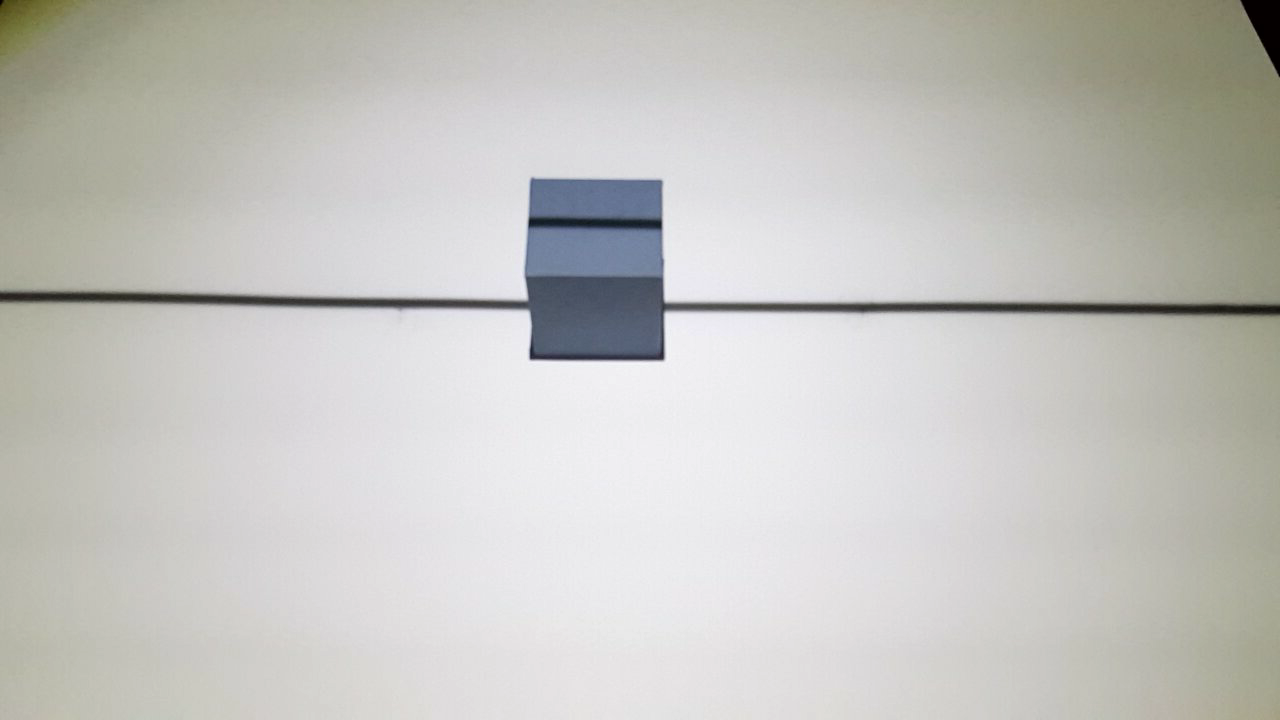
#> input picture data/cube.png, 1280 x 720 px
$ python edge_detection.py --path ../data/cube.png
#> lines starting #> are read from the running program, lines starting #| are printed output that depends on the picture; after the words box and inside, x2 and y2 are one past the last pixel; in counts of white or black regions, pixels touching at a corner belong together
import os
import math
import argparse
import cv2 as cv
import numpy as np


def extract_shadow_points(img, high_thresh, low_thresh, dilate, erode, after_canny=None, after_dilate=None):
    # Size of the Sobel kernel used to compute the derivatives in the Canny edge detector
    aperture = 3

    # Apply Canny edge detector
    img_canny = after_canny
    if after_dilate is None and after_canny is None:
        img_canny = cv.Canny(img, low_thresh, high_thresh,
                             apertureSize=aperture)

    # Dilate with a square kernel of size "dilate", in attempt to join both edges of the shadow
    img_dilated = after_dilate
    if after_dilate is None:
        img_dilated = cv.morphologyEx(
            img_canny, cv.MORPH_DILATE, np.ones((dilate, dilate)))

        # Erode with a square kernel of size "erode", in attempt to remove every white pixel, except for the ones in the center of the shadow
    img_morph = cv.morphologyEx(img_dilated, cv.MORPH_ERODE,
                                np.ones((erode, erode)))

    # Apply a dilation operation to the center of the shadow obtained in the previous step. The kernel
    # used is a square kernel, larger than the used in the previous dilate operation by 1, with only
    # the elements of the bottom half of the kernel set to 1, and the rest to 0.
    #
    # Example:
    # 0 0 0        0 0 0 0
    # 0 0 0   or   0 0 0 0
    # 1 1 1        1 1 1 1
    #              1 1 1 1
    #
    # Applying this dilation results in the "growth" of the detected line upwards.
    kernel_size = dilate + 1

    # Obtain kernel
    kernel = np.zeros((kernel_size, kernel_size), dtype=np.uint8)
    kernel[int(kernel_size/2):, :] = 1

    # Compute dilation with the obtained kernel
    img_dilate_up = cv.morphologyEx(img_morph, cv.MORPH_DILATE, kernel)

    # Compute the final result by considering only the pixels that are both white in the original output
    # of the canny edge detector and white in the image obtained in the previous step. This selects pixels
    # that are from the "top" edge of the shadow,
    # which are the extracted shadow points used in later stages.
    final_res = cv.bitwise_and(img_canny, img_dilate_up)

    return final_res, img_dilate_up, img_morph, img_dilated, img_canny


# [82 lines left out: functions remove_unconnected_points, evaluate, extract_shadow_points_auto, not called in this run]


######
##
# Auxiliary functions for manually tweaking the hyperparameters, using trackbars
##
######
edge_detection_window = 'Step 1. Canny edge detector'
morph_window = 'Step 2. Dilate -> Erode'
dilate_up_window = 'Step 3. Dilate up'
final_window = 'Final Result'


def display(final_result, after_dilate_up, after_morph_ops, after_dilate, after_edge_detection):
    cv.imshow(edge_detection_window, after_edge_detection)
    cv.imshow(morph_window, after_morph_ops)
    cv.imshow(dilate_up_window, after_dilate_up)
    cv.imshow(final_window, final_result)


# Initial values for the trackbars
low_threshold = 100
high_threshold = 150
dilate = 10
erode = 18


def on_low_threshold(v):
    global low_threshold
    low_threshold = v


def on_high_threshold(v):
    global high_threshold
    high_threshold = v


def on_dilate(v):
    global dilate
    dilate = v


def on_erode(v):
    global erode
    erode = v


if __name__ == '__main__':
    parser = argparse.ArgumentParser(description='Extract shadow points.')
    parser.add_argument('--path', dest='img_path', type=str, help='Path to image.')
    parser.add_argument('--auto', action='store_true',
                        help='whether to find parameters automatically or use a trackbar to define them manually')

    args = parser.parse_args()
    print(args)
    if args.img_path is None:
        img_path = '/home/luispcunha/repos/feup/vcom/vcom-proj1/data/cube.png'
    else:
        img_path = args.img_path

    name = os.path.splitext(os.path.basename(img_path))[0]
    img = cv.imread(
        img_path, cv.IMREAD_GRAYSCALE)
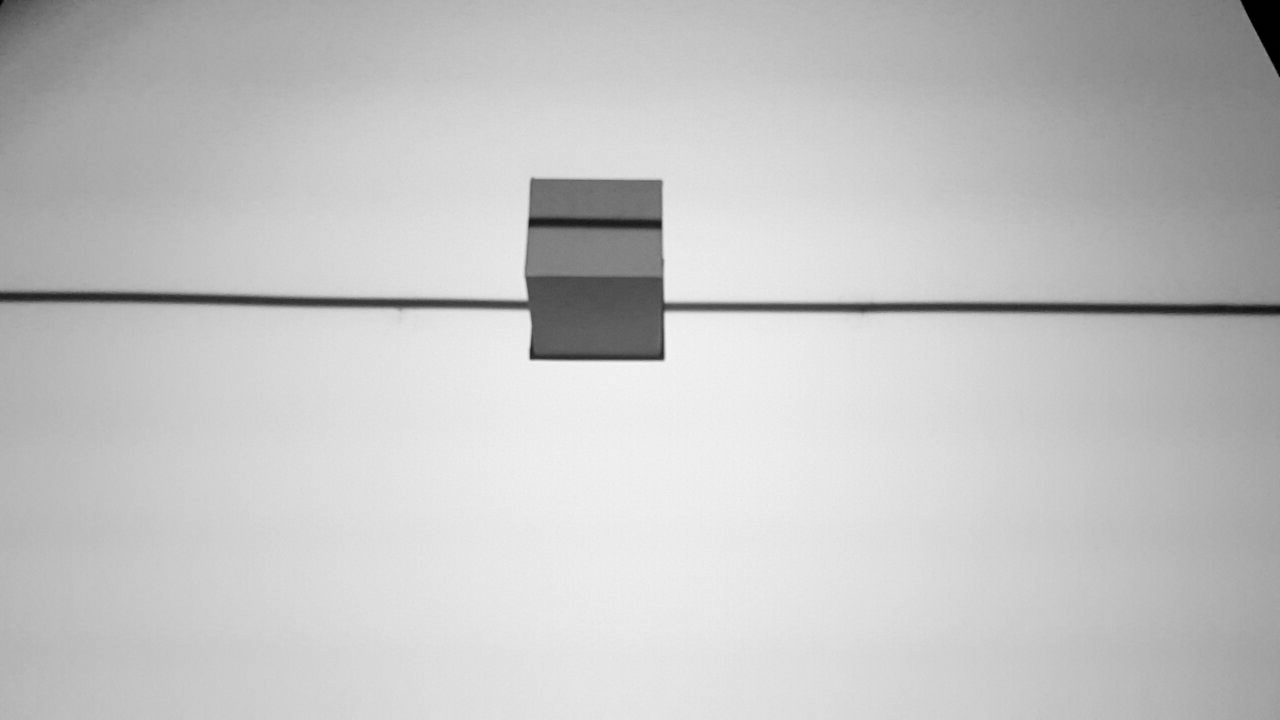
#> img: shape (720, 1280); min 0, max 245, mean 195.3

    if args.auto:
        best = extract_shadow_points_auto(img)

        cv.imshow(final_window, best['result'])
        print(best['params'])

        cv.waitKey(0)
        exit()

    # Max values for the trackbars
    morph_max = 30
    threshold_max = 300

    cv.namedWindow(edge_detection_window)
    cv.namedWindow(morph_window)
    cv.namedWindow(dilate_up_window)
    cv.namedWindow(final_window)

    # Trackbars for controlling hyperparameters
    cv.createTrackbar('Low Threshold', edge_detection_window,
                      low_threshold, threshold_max, on_low_threshold)
    cv.createTrackbar('High Threshold', edge_detection_window,
                      high_threshold, threshold_max, on_high_threshold)
    cv.createTrackbar('Dilate', morph_window,
                      dilate, morph_max, on_dilate)
    cv.createTrackbar('Erode', morph_window,
                      erode, morph_max, on_erode)

    while True:
        results = extract_shadow_points(
            img, high_threshold, low_threshold, dilate, erode)
#> in extract_shadow_points, `img_canny = cv.Canny(img, low_thresh, high_thresh, apertureSize=apertu..`:
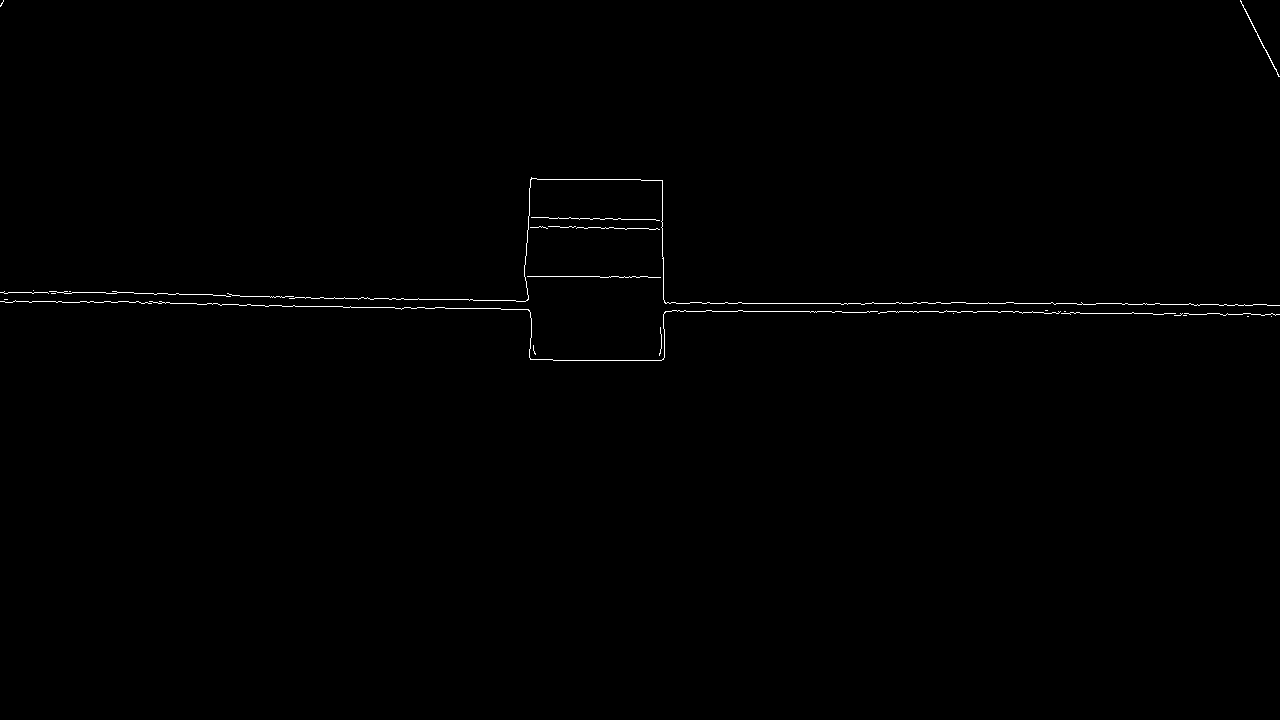
#> img_canny: shape (720, 1280); 0.38% white in thin lines or dots, all inside (x1, y1, x2, y2) = (0, 0, 1280, 361)
#> in extract_shadow_points, `img_dilated = cv.morphologyEx( img_canny, cv.MORPH_DILATE, np.ones((di..`:
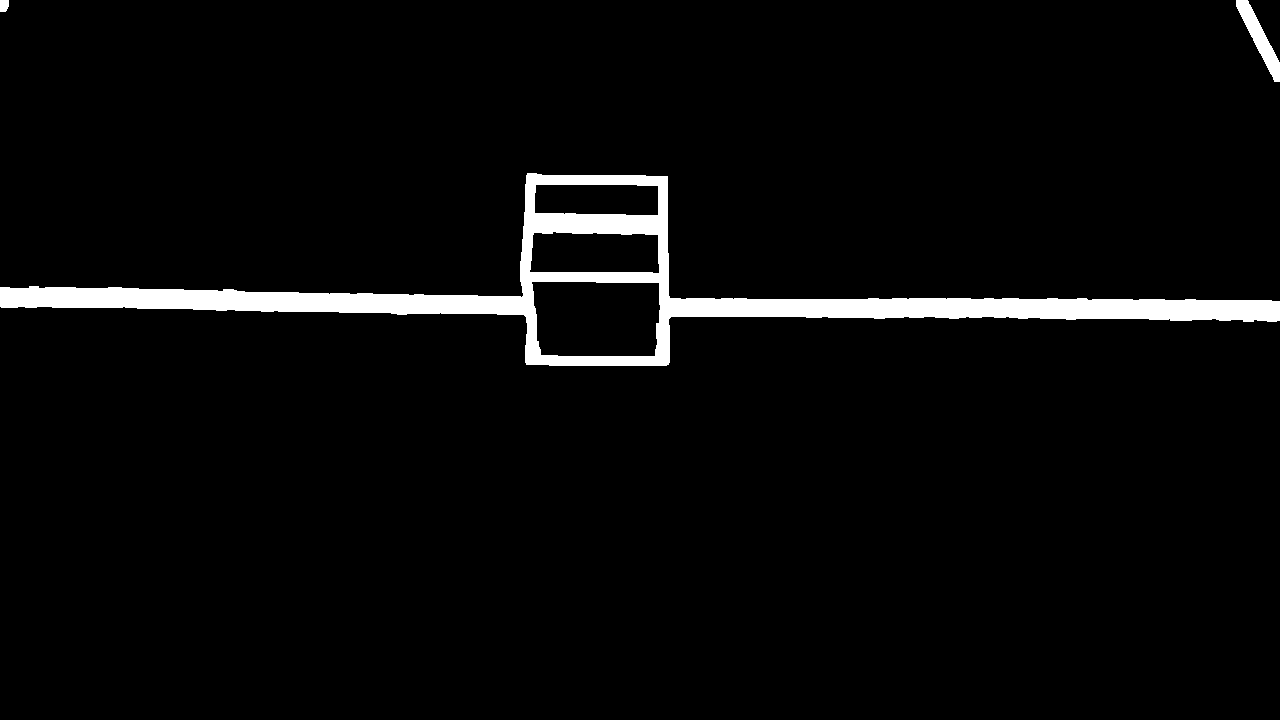
#> img_dilated: shape (720, 1280); 3.7% white; 3 white regions, box (x1, y1, x2, y2) and area: (0, 173, 1280, 366) 32786, (1236, 0, 1280, 82) 1131, (0, 0, 9, 12) 99
#> in extract_shadow_points, `img_morph = cv.morphologyEx(img_dilated, cv.MORPH_ERODE, np.ones((erod..`: img_morph: shape (720, 1280); 0.27% white in thin lines or dots, all inside (x1, y1, x2, y2) = (0, 222, 1280, 313)
#> in extract_shadow_points, `img_dilate_up = cv.morphologyEx(img_morph, cv.MORPH_DILATE, kernel)`: img_dilate_up: shape (720, 1280); 1% white; 3 white regions, box (x1, y1, x2, y2) and area: (664, 302, 1280, 313) 4364, (0, 291, 531, 307) 3854, (528, 217, 665, 227) 1034
#> in extract_shadow_points, `final_res = cv.bitwise_and(img_canny, img_dilate_up)`:
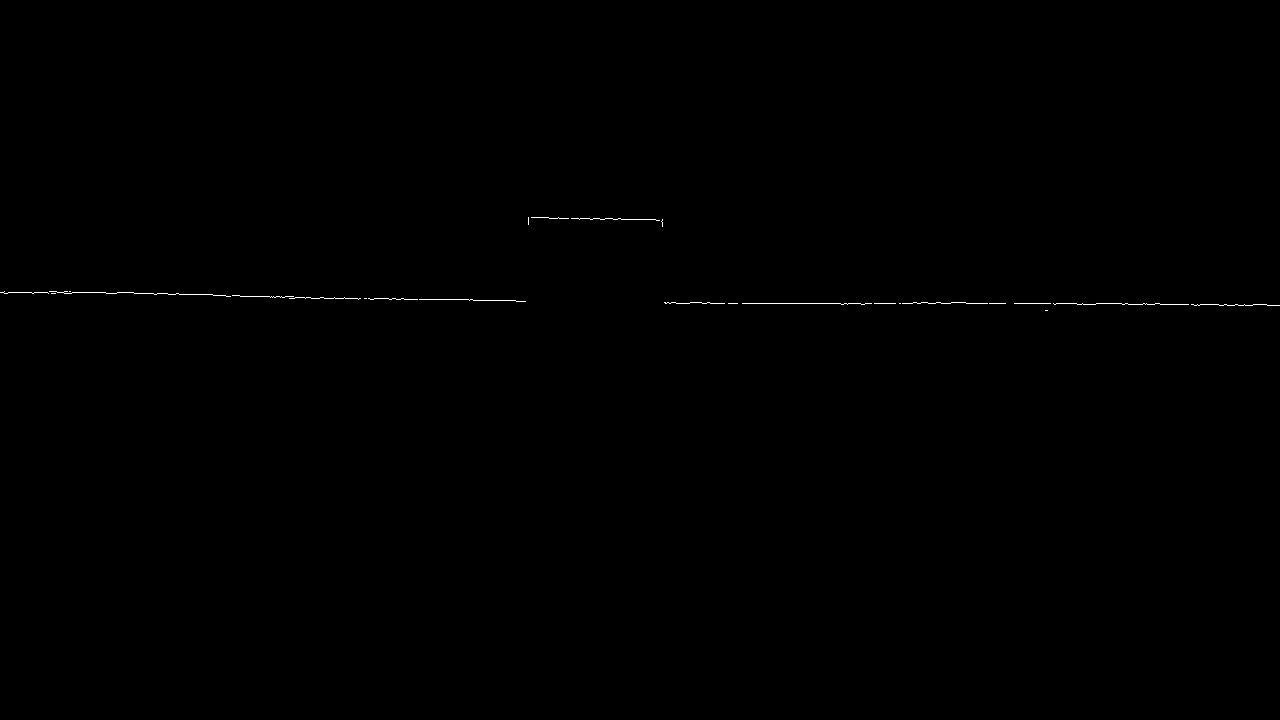
#> final_res: shape (720, 1280); 0.14% white in thin lines or dots, all inside (x1, y1, x2, y2) = (0, 217, 1280, 311)
#> results = 5 items
        display(*results)

        key = cv.waitKey(100)
#> (key q is pressed here)
        if key == ord('q'):
            break
        elif key == ord('s'):
            cv.imwrite('{}_result_{}_{}_{}_{}.png'.format(name,
                                                          low_threshold, high_threshold, dilate, erode), results[0])

    cv.destroyAllWindows()
